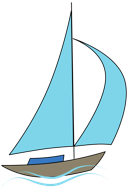
#> input picture src/img/favicon/favicon.128.png, 128 x 189 px; its folder holds 4 pictures in this run
$ python downscale.py
#> lines starting #> are read from the running program, lines starting #| are printed output that depends on the picture
# https://stackoverflow.com/questions/273946/how-do-i-resize-an-image-using-pil-and-maintain-its-aspect-ratio

from PIL import Image
from glob import glob
import os


projectPath = "/home/marvin/Dokumente/glueck-auf-ruegen/src/img/" + os.path.basename(os.getcwd()) + "/"


def thumbnail(files, size=200):
  for infile in files:
    file, ext = os.path.splitext(infile)
    format = 'jpeg' if ext[1:].lower() == 'jpg' else ext[1:]

    with Image.open(infile) as img:
      img.thumbnail(size)
      img.save(file + ".thumb" + ext, format)


def resize(files, basewidth=200):
  for infile in files:
    file, ext = os.path.splitext(infile)
    format = 'jpeg' if ext[1:].lower() == 'jpg' else ext[1:]

    with Image.open(infile) as img:
      wpercent = (basewidth / float(img.size[0]))
      hsize = int((float(img.size[1]) * float(wpercent)))
      img = img.resize((basewidth, hsize))
      img.save(file + ".thumb" + ext, format)


def optimize(files, basewidth=800, quality=70):
#> called with basewidth = 512, quality = 100
  for infile in files:
    file, ext = os.path.splitext(infile)
    format = 'jpeg' if ext[1:].lower() == 'jpg' else ext[1:]

    with Image.open(infile) as img:
#> img is the input picture: PIL image 128x189 RGBA; mean R, G, B, A 36.8, 58.1, 62.8, 79
      wpercent = (basewidth / float(img.size[0]))
#> wpercent = 4
      hsize = int((float(img.size[1]) * float(wpercent)))
#> hsize = 756
      img = img.resize((basewidth, hsize))
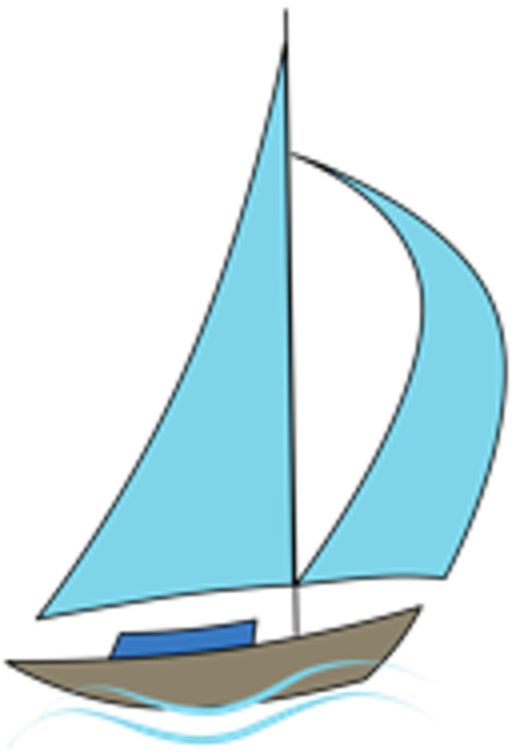
#> img: PIL image 512x756 RGBA; mean R, G, B, A 37.5, 59.2, 64, 79; transparent parts drawn white
#> pass 3 of the loop in optimize, `for infile in files:`:
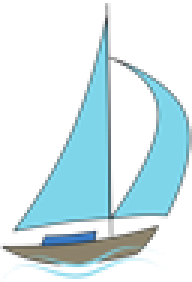
#> input picture src/img/favicon/favicon.64x64.png, 64 x 94 px (shown 3 times larger)
#> in optimize, img is the input picture: PIL image 64x94 RGBA; mean R, G, B, A 38.7, 61.2, 66.2, 79
#> in optimize, `img = img.resize((basewidth, hsize))`:
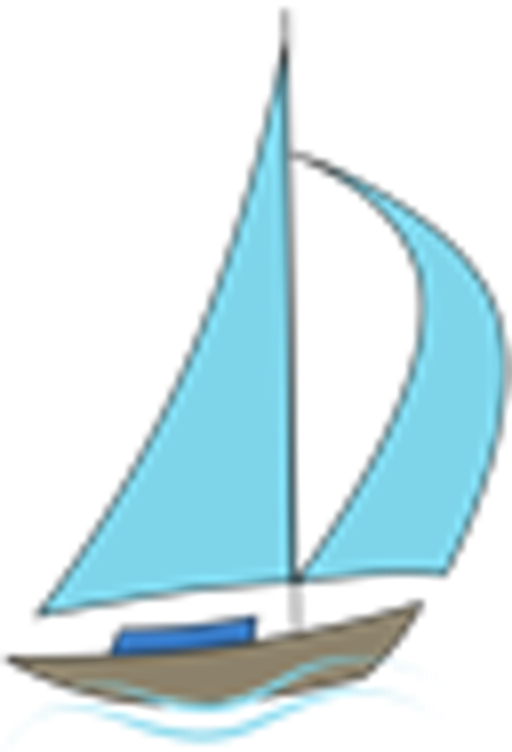
#> img: PIL image 512x752 RGBA; mean R, G, B, A 40.6, 64.2, 69.5, 79.1; transparent parts drawn white
#> the loop made 4 passes; the first 3 are shown
      img.save(projectPath + file + ".opt" + ext, format, optimize=True, quality=quality)


def main():
  imageFiles = glob("*.jpg") + glob("*.jpeg") + glob("*.png")
  print("Saving to: ", projectPath)

  #thumbnail(imageFiles)
  #resize(imageFiles, 128)
  optimize(imageFiles, 512, 100)

if __name__ == '__main__':
  main()
